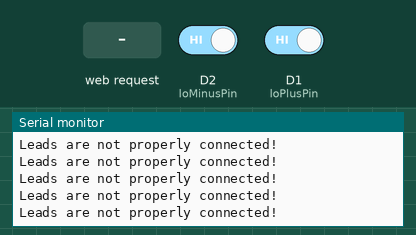
Recording of a sketch running on a simulated ESP8266 (NodeMCU). Shown: the last lines printed to the serial monitor. The inputs (shaded band) are chosen by the test bench; at power-on: D2 (loMinusPin) HIGH, D1 (loPlusPin) HIGH. WiFi joins after 1.5 s; servers stay silent unless stated; random numbers use the default seed unless the sketch sets one.

Above: at 3.2 s.
3.3 s: D2 (loMinusPin) driven LOW and D1 (loPlusPin) driven LOW
At 3.33 s:
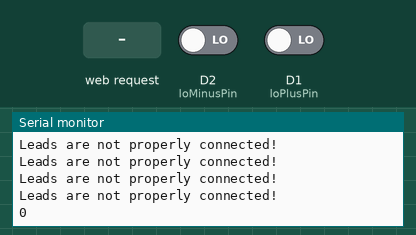
4.8 s: HTTP request GET /addNoise?type=whiteNoise received
At 4.88 s:
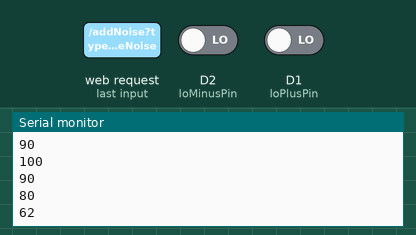
Timing chart, 0 to 7.8 s (numbered marks = the images above; inputs shaded):
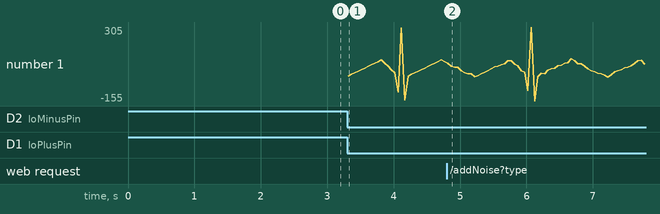

Measured:
- after the input at 3.3 s, the serial monitor: prints a new line at once (image 1)
- after the input at 4.8 s, the serial monitor: prints a new line after 0.07 s (image 2)
- plotted number 1: 90 → 44 after the input at 4.8 s

The sketch:

ECG_Monitor.ino
```cpp
#include <ESP8266WiFi.h>
#include <ESP8266WebServer.h>

// WiFi Credentials
const char* ssid = "ECG";
const char* password = "123456789";

// Web server on port 80
ESP8266WebServer server(80);

// Pin Definitions
int ecgPin = A0;       // Analog input from AD8232 Output pin
int loPlusPin = D1;    // Lead-Off Detection Positive
int loMinusPin = D2;   // Lead-Off Detection Negative

// Variables
int loPlusStatus = 0;
int loMinusStatus = 0;
bool leadsConnected = false;

// ECG waveform simulation
const int pqrsWaveform[] = {
  0, 10, 20, 30, 40, 50, 60, 70, 80, 90, 100,
  80, 60, 40, 20, -100, 300, -150, 0,
  10, 20, 30, 40, 50, 60, 70, 80, 90, 100,
  90, 80, 70, 60, 50, 40, 30, 20, 10, 0
};
const int waveformLength = sizeof(pqrsWaveform) / sizeof(pqrsWaveform[0]);
int waveformIndex = 0;

enum NoiseType { NONE, BASELINE_WANDER, MUSCLE_ARTIFACT, POWERLINE_INTERFERENCE, MOTION_ARTIFACT, WHITE_NOISE };  //defines various types of noise
NoiseType currentNoise = NONE;  //Initially, there is no noise applied to the signal.

float generateNoise(NoiseType type) {
  switch (type) {
    case BASELINE_WANDER:
      return 5.0 * sin(millis() / 1000.0);
    case MUSCLE_ARTIFACT:
      return random(-500, 500) / 100.0;
    case POWERLINE_INTERFERENCE:
      return 6.0 * sin(2 * 3.14159 * 50 * millis() / 1000.0);
    case MOTION_ARTIFACT:
      return (millis() % 2000 < 1000) ? 6.0 : -6.0;
    case WHITE_NOISE:
      return random(-800, 800) / 100.0;
    default:
      return 0.0;
  }
}

void handleAddNoise() {
  String type = server.arg("type");
  if (type == "baselineWander") currentNoise = BASELINE_WANDER;
  else if (type == "muscleArtifact") currentNoise = MUSCLE_ARTIFACT;
  else if (type == "powerlineInterference") currentNoise = POWERLINE_INTERFERENCE;
  else if (type == "motionArtifact") currentNoise = MOTION_ARTIFACT;
  else if (type == "whiteNoise") currentNoise = WHITE_NOISE;

  server.send(200, "text/plain", "Noise set: " + type);
}

void handleSuppressNoise() {
  currentNoise = NONE;
  server.send(200, "text/plain", "Noise suppressed");
}

void handleWebpage() {
  String webpage = R"rawliteral(
<!DOCTYPE html>
<html lang="en">
<head>
  <meta charset="UTF-8">
  <meta name="viewport" content="width=device-width, initial-scale=1.0">
  <title>ECG Noise Control</title>
  <style>
    body { font-family: Arial, sans-serif; text-align: center; margin: 20px; }
    h1 { color: #2c3e50; }
    button, select { margin: 10px; padding: 10px 20px; font-size: 16px; }
  </style>
</head>
<body>
  <h1>ECG Noise Control</h1>
  <p>Select a noise type and add it to the ECG signal, or suppress noise.</p>

  <label for="noiseType">Select Noise Type:</label>
  <select id="noiseType">
    <option value="baselineWander">Baseline Wander</option>
    <option value="muscleArtifact">Muscle Artifact</option>
    <option value="powerlineInterference">Powerline Interference</option>
    <option value="motionArtifact">Motion Artifact</option>
    <option value="whiteNoise">White Noise</option>
  </select>
  <button onclick="addNoise()">Add Noise</button>
  <button onclick="suppressNoise()">Suppress Noise</button>

  <script>
    function addNoise() {
      const noiseType = document.getElementById("noiseType").value;
      fetch('/addNoise?type=' + noiseType)
        .then(response => response.text())
        .then(data => alert(data))
        .catch(error => console.error('Error:', error));
    }

    function suppressNoise() {
      fetch('/suppressNoise')
        .then(response => response.text())
        .then(data => alert(data))
        .catch(error => console.error('Error:', error));
    }
  </script>
</body>
</html>
  )rawliteral";
  server.send(200, "text/html", webpage);
}

void setup() {
  Serial.begin(115200);  //Initializes serial communication at a baud rate of 115200
  WiFi.mode(WIFI_STA);
  WiFi.begin(ssid, password);

  while (WiFi.status() != WL_CONNECTED) //This loop continuously checks if the WiFi is connected.
   {
    delay(1000);
    Serial.println("Connecting to WiFi...");
  }
  Serial.println("Connected to WiFi");  //once connected, this message is printed to indicate success.

  server.on("/", handleWebpage);
  server.on("/addNoise", handleAddNoise);
  server.on("/suppressNoise", handleSuppressNoise);

  server.begin();
  Serial.println("Server started");
}

void loop() {
  server.handleClient();
  loPlusStatus = digitalRead(loPlusPin);
  loMinusStatus = digitalRead(loMinusPin);
  leadsConnected = (loPlusStatus == 0 && loMinusStatus == 0);

  if (!leadsConnected) {
    Serial.println("Leads are not properly connected!");
  } else {
    int cleanECG = pqrsWaveform[waveformIndex];
    float noise = generateNoise(currentNoise);
    int simulatedECG = cleanECG + noise;

    Serial.println(simulatedECG);

    waveformIndex = (waveformIndex + 1) % waveformLength;
  }

  delay(50);
}
```
